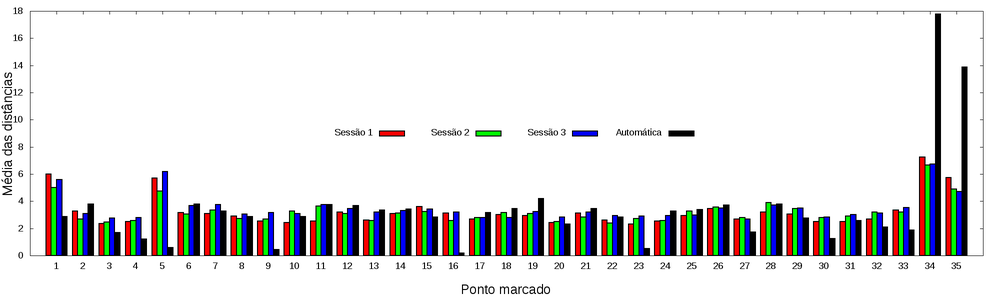
//> input picture Biometria/paper_images/histograma_das_medias_por_ponto.png, 1000 x 300 px, shrunk from 2000 x 600 before the run
$ ./canny ../paper_images/histograma_das_medias_por_ponto.png   (built with g++ and OpenCV 4)
//> lines starting //> are read from the running program, lines starting //| are printed output that depends on the picture; after the words box and inside, x2 and y2 are one past the last pixel; in counts of white or black regions, pixels touching at a corner belong together
#include <opencv2/opencv.hpp>
#include <opencv2/highgui/highgui.hpp>

using namespace cv;
using namespace std;

int main(int, char** argv ) {

    // read in the apple (change path to the file)
    Mat img0 = imread(argv[1], 1);
//> img0 is the input picture: 300 rows x 1000 cols, CV_8UC3; mean B, G, R 226.9, 226.6, 226.4

    Mat img1;
    cvtColor(img0, img1, CV_RGB2GRAY);
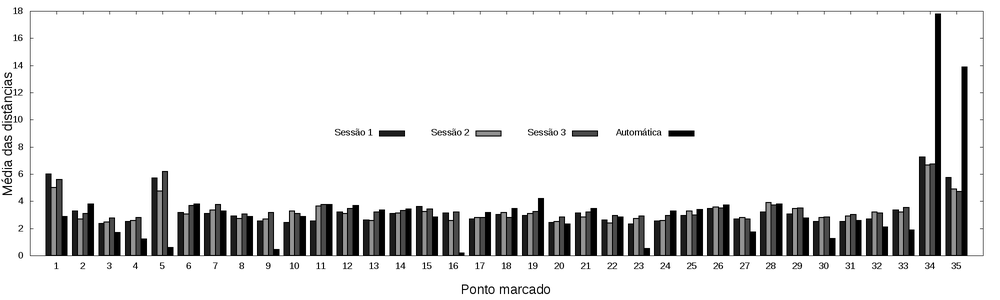
//> img1: 300 rows x 1000 cols, CV_8UC1; min 0, max 255, mean 226.7

    // apply your filter
    Canny(img1, img1, 100, 200);
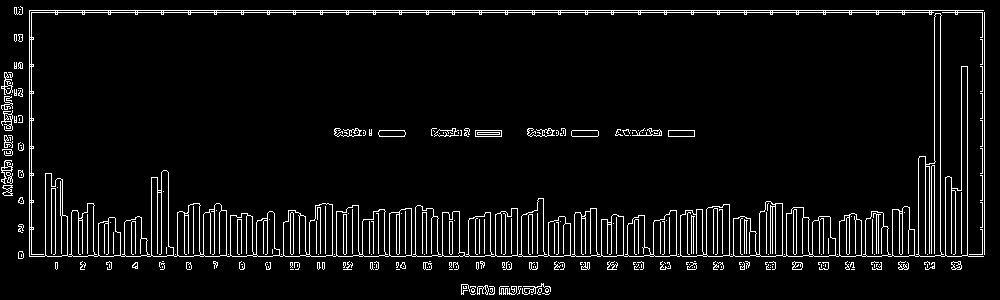
//> img1: 300 rows x 1000 cols, CV_8UC1; 5.7% white in thin lines or dots

    // find the contours
    vector< vector<Point> > contours;
    findContours(img1, contours, CV_RETR_EXTERNAL, CV_CHAIN_APPROX_NONE);
//> contours = 193 contours, 163 with area under 20; largest, box (x1, y1, x2, y2) and area: (29, 10, 984, 257) 39338, (571, 130, 599, 137) 160, (668, 130, 695, 137) 156, (475, 130, 502, 137) 156, (378, 130, 406, 137) 156

    // you could also reuse img1 here
    Mat mask = Mat::zeros(img1.rows, img1.cols, CV_8UC1);

    // CV_FILLED fills the connected components found
    // drawContours(mask, contours, -1, Scalar(255), CV_FILLED);

    /*
     Before drawing all contours you could also decide
     to only draw the contour of the largest connected component
     found. Here's some commented out code how to do that:
    */

   vector<double> areas(contours.size());
   for(int i = 0; i < contours.size(); i++)
       areas[i] = contourArea(Mat(contours[i]));
//> after the loop, areas = 193 values, max 39337.5 at index 189, min 0 at index 0, mean 215.5
   double max;
   Point maxPosition;
   minMaxLoc(Mat(areas),0,&max,0,&maxPosition);
//> max = 39337.5; maxPosition = Point(0, 189)
   drawContours(mask, contours, maxPosition.y, Scalar(1), CV_FILLED);
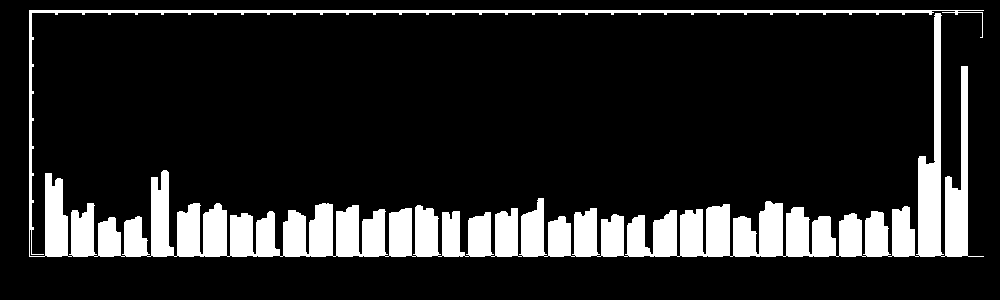
//> mask: 300 rows x 1000 cols, CV_8UC1; values 0 (black) and 1 (white), 14.5% white; 1 white region, box (x1, y1, x2, y2) and area: (29, 10, 984, 257) 43643

    // let's create a new image now
    Mat crop(img0.rows, img0.cols, CV_8UC3);

    // set background to green
    crop.setTo(Scalar(0,255,0));

    // and copy the magic apple
    img0.copyTo(crop, mask);
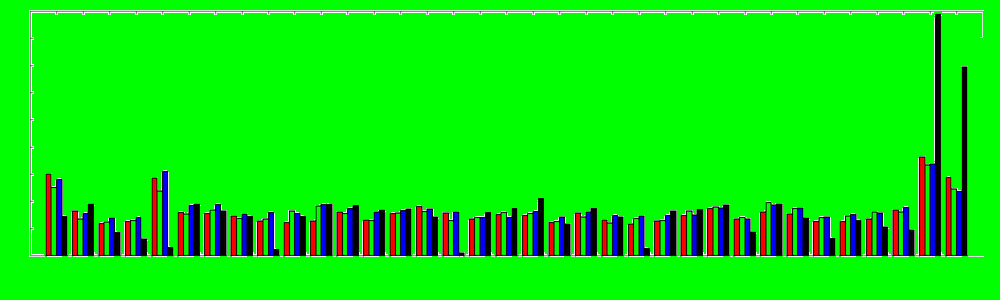
//> crop: 300 rows x 1000 cols, CV_8UC3; mean B, G, R 11.4, 229, 10.9

    // normalize so imwrite(...)/imshow(...) shows the mask correctly!
    normalize(mask.clone(), mask, 0.0, 255.0, CV_MINMAX, CV_8UC1);
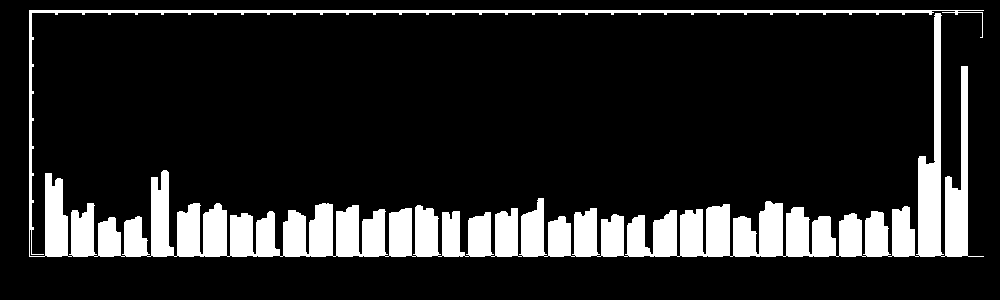
//> mask: 300 rows x 1000 cols, CV_8UC1; 14.5% white; 1 white region, box (x1, y1, x2, y2) and area: (29, 10, 984, 257) 43643

    // show the images
    imshow("original", img0);
    imshow("mask", mask);
    imshow("canny", img1);
    imshow("cropped", crop);

    imwrite("/home/philipp/img/apple_canny.jpg", img1);
    imwrite("/home/philipp/img/apple_mask.jpg", mask);
    imwrite("/home/philipp/img/apple_cropped.jpg", crop);

    waitKey();
    return 0;
}

$ run again, on Biometria/paper_images/multi_roc.png
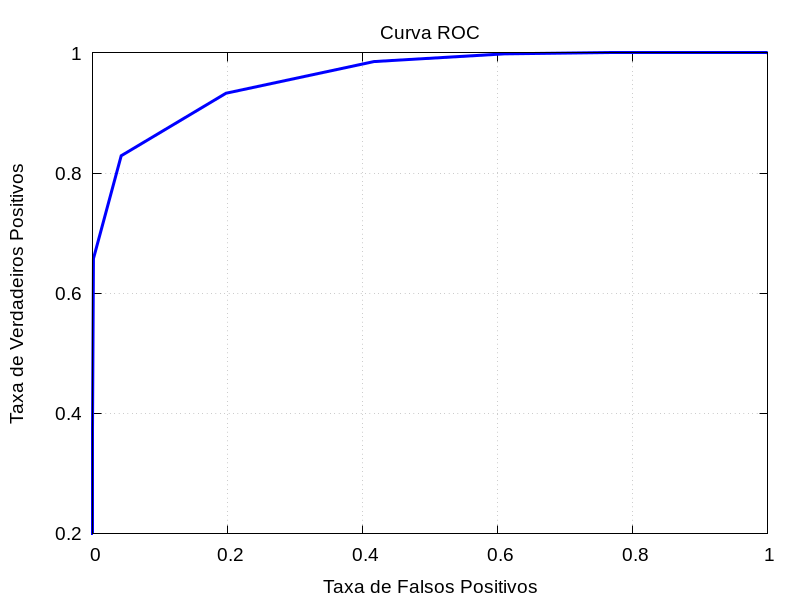
//> input picture Biometria/paper_images/multi_roc.png, 800 x 600 px
//> img0 is the input picture: 600 rows x 800 cols, CV_8UC3; mean B, G, R 252, 250.7, 250.7
//> `Canny(img1, img1, 100, 200);`:
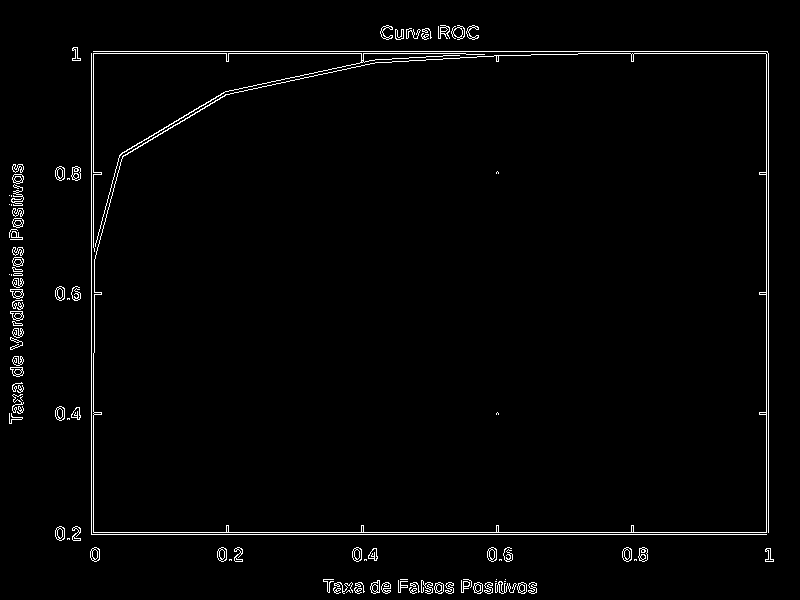
//> img1: 600 rows x 800 cols, CV_8UC1; 2% white in thin lines or dots
//> contours = 98 contours, 44 with area under 20; largest, box (x1, y1, x2, y2) and area: (93, 53, 767, 533) 305640, (451, 25, 465, 40) 108, (622, 547, 632, 562) 107, (487, 547, 497, 562) 107, (352, 547, 362, 562) 107
//> the loop `for(int i = 0; i < contours.size(); i++)` made 98 passes
//> after the loop `for(int i = 0; i < contours.size(); i++)`: areas = 98 values, max 305639.5 at index 85, min 0 at index 14, mean 3158.2
//> max = 305639.5; maxPosition = Point(0, 85)
//> `img0.copyTo(crop, mask);`:
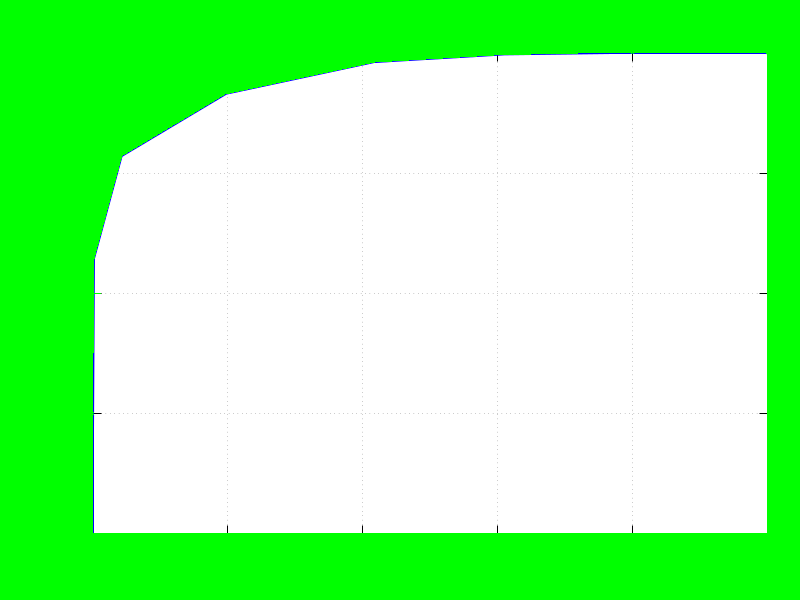
//> crop: 600 rows x 800 cols, CV_8UC3; mean B, G, R 162.8, 254.5, 162.4

$ run again, on Biometria/paper_images/points.png
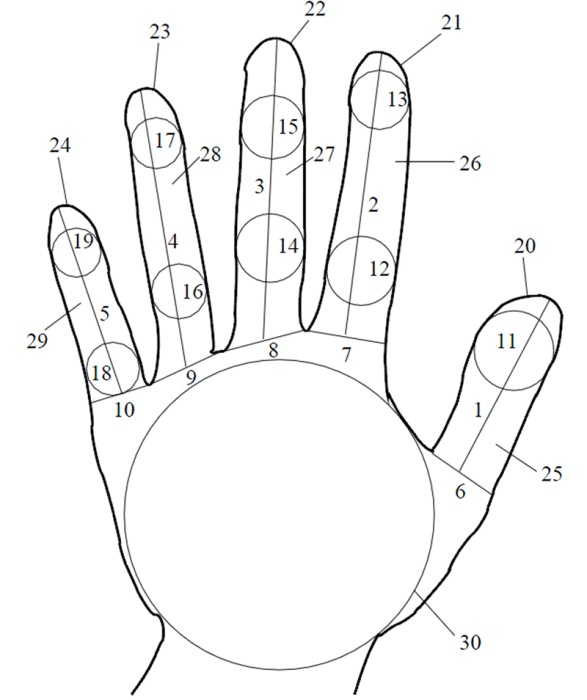
//> input picture Biometria/paper_images/points.png, 587 x 700 px
//> img0 is the input picture: 700 rows x 587 cols, CV_8UC3; mean B, G, R 245.5, 245.6, 245.6
//> `Canny(img1, img1, 100, 200);`:
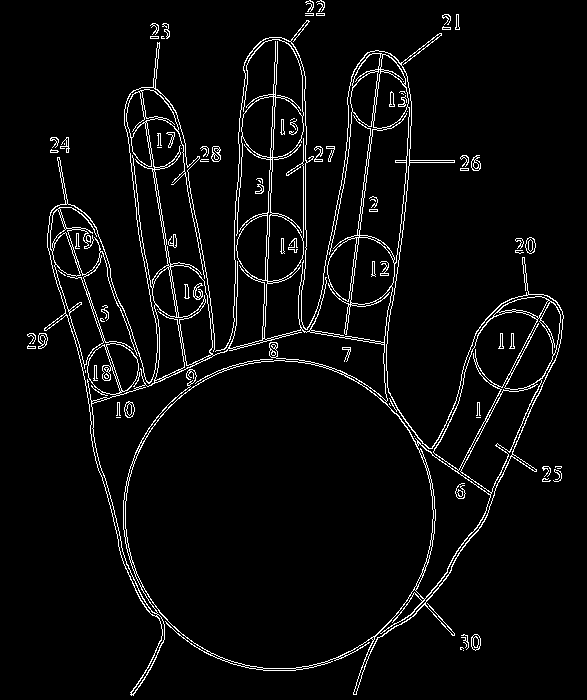
//> img1: 700 rows x 587 cols, CV_8UC1; 4.4% white in thin lines or dots
//> contours = 57 contours, 37 with area under 20; largest, box (x1, y1, x2, y2) and area: (44, 20, 564, 696) 135378, (50, 207, 138, 369) 3384, (525, 237, 536, 254) 123, (471, 634, 481, 651) 119, (211, 146, 221, 162) 111
//> the loop `for(int i = 0; i < contours.size(); i++)` made 57 passes
//> max = 135378.5; maxPosition = Point(0, 50)
//> `img0.copyTo(crop, mask);`:
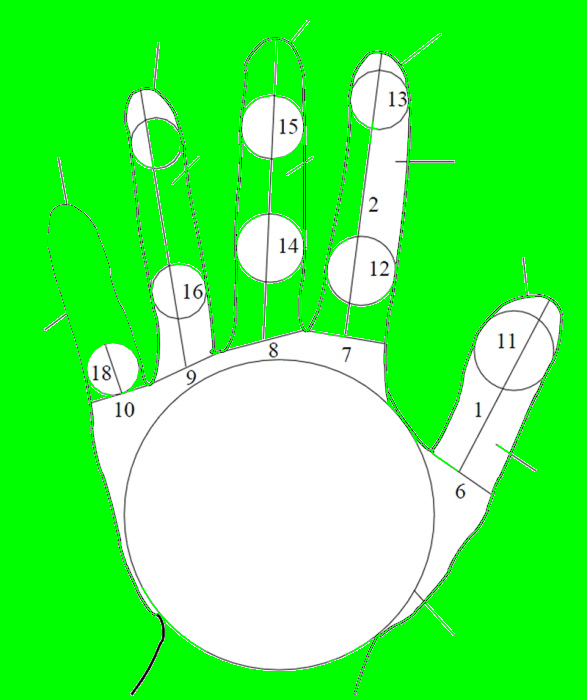
//> crop: 700 rows x 587 cols, CV_8UC3; mean B, G, R 83.8, 250.3, 83.8
